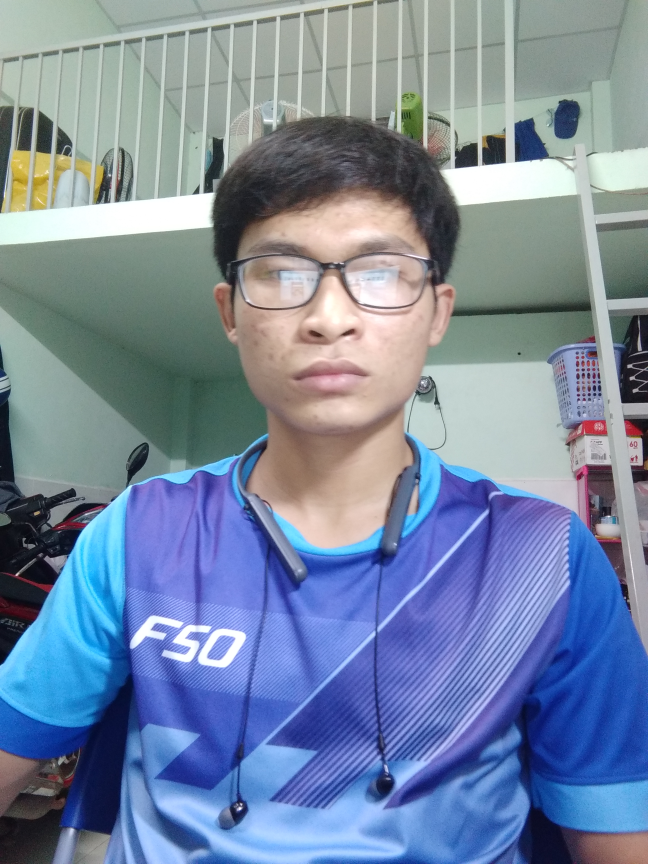
#> input picture FaceRecognition/15.jpg, 1944 x 2592 px (shown at 1/3 size)
$ python -i recognition_face.py   (imports and definitions only)
#> lines starting #> are read from the running program, lines starting #| are printed output that depends on the picture
#> further down, picture is the input picture: shape (2592, 1944, 3); mean B, G, R 161.9, 136.4, 120
import cv2
import os
import numpy as np
import time

lbp_face_cascade = cv2.CascadeClassifier('lbpcascade_frontalface.xml')
haar_classifier = cv2.CascadeClassifier('haarcascade_frontalface_default.xml')

# [7 lines left out: function detect_faces, not called in this run]

def face_detection(image):
    image_gray = cv2.cvtColor(image, cv2.COLOR_BGR2GRAY)
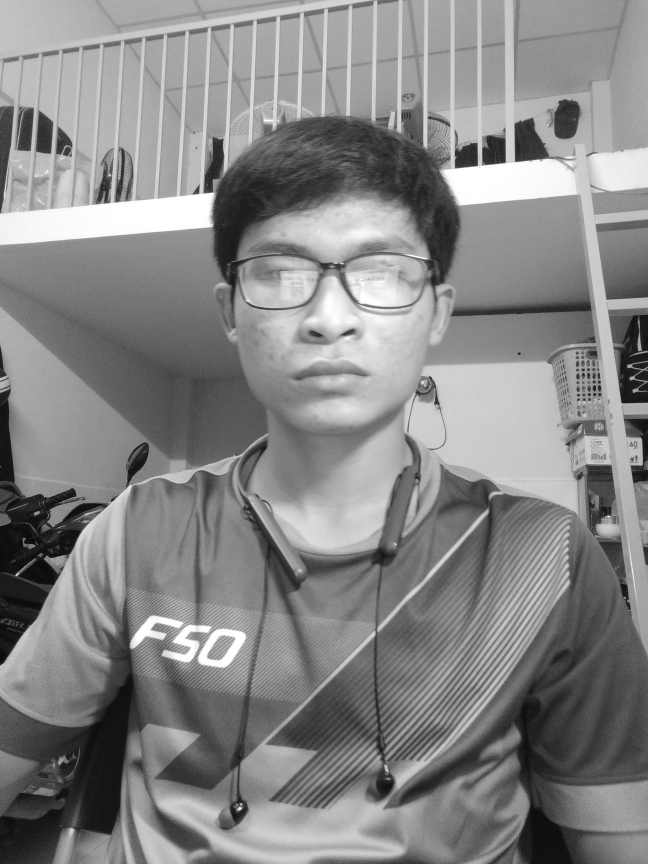
#> image_gray: shape (2592, 1944) (shown at 1/3 size); min 1, max 255, mean 134.4
    face = haar_classifier.detectMultiScale(image_gray, scaleFactor=1.2, minNeighbors=5)
#> face = [[614, 505, 731, 731]]
    (x,y,w,h) = face[0]
#> x = 614; y = 505; w = 731; h = 731
    image_gray= cv2.resize(image_gray[y:y+w, x:x+h], (200, 200), interpolation = cv2.INTER_AREA)
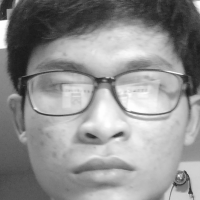
#> image_gray: shape (200, 200); min 26, max 255, mean 144.2
    return image_gray, face[0]


# [40 lines left out: functions prepare_data, transfer_datas, not called in this run]
# [24 lines of commented-out code are left out]

recognizer = cv2.face.LBPHFaceRecognizer_create()
# # recognizer = cv2.face.EigenFaceRecognizer_create()
# recognizer = cv2.face.FisherFaceRecognizer_create()
# [3 lines not run here, left out]
# lbp_detected_img = detect_faces(lbp_face_cascade, test)
# predict_result = recognizer.predict(lbp_detected_img)
# print(predict_result)
# [1 line that did not run here, left out]
# [1 line that did not run here, left out]
# [15 lines not run here, left out]

>>> import cv2
>>> picture = cv2.imread('FaceRecognition/15.jpg')
>>> result = face_detection(picture)

$ run again, on FaceRecognition/1.jpg
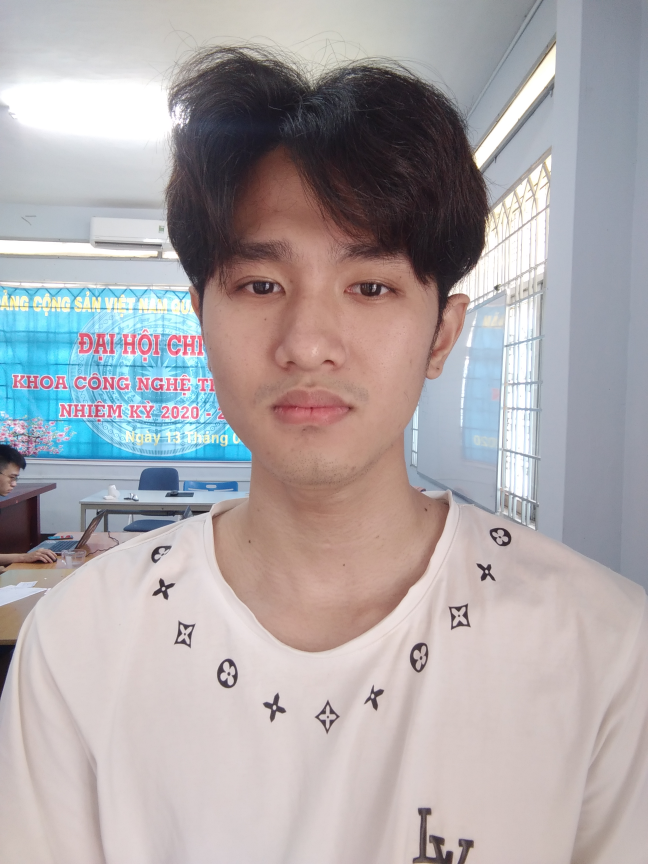
#> input picture FaceRecognition/1.jpg, 1944 x 2592 px (shown at 1/3 size)
#> picture is the input picture: shape (2592, 1944, 3); mean B, G, R 169.2, 167.3, 173.8
#> in face_detection, `image_gray = cv2.cvtColor(image, cv2.COLOR_BGR2GRAY)`:
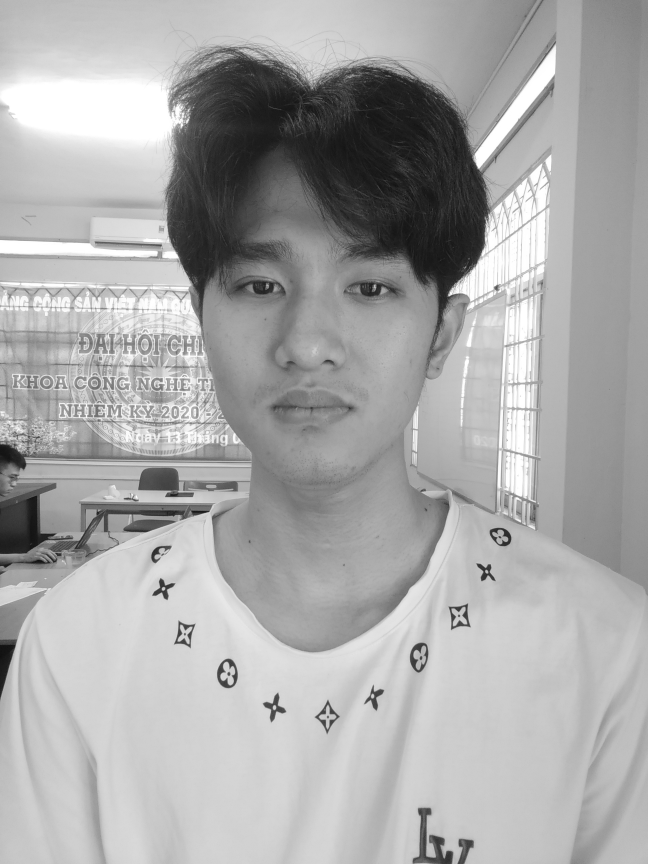
#> image_gray: shape (2592, 1944) (shown at 1/3 size); min 7, max 255, mean 169.5
#> face = [[443, 497, 976, 976]]
#> x = 443; y = 497; w = 976
#> in face_detection, `image_gray= cv2.resize(image_gray[y:y+w, x:x+h], (200, 200), interpola..`:
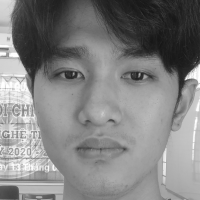
#> image_gray: shape (200, 200); min 22, max 255, mean 129.7

$ run again, on FaceRecognition/10.jpg
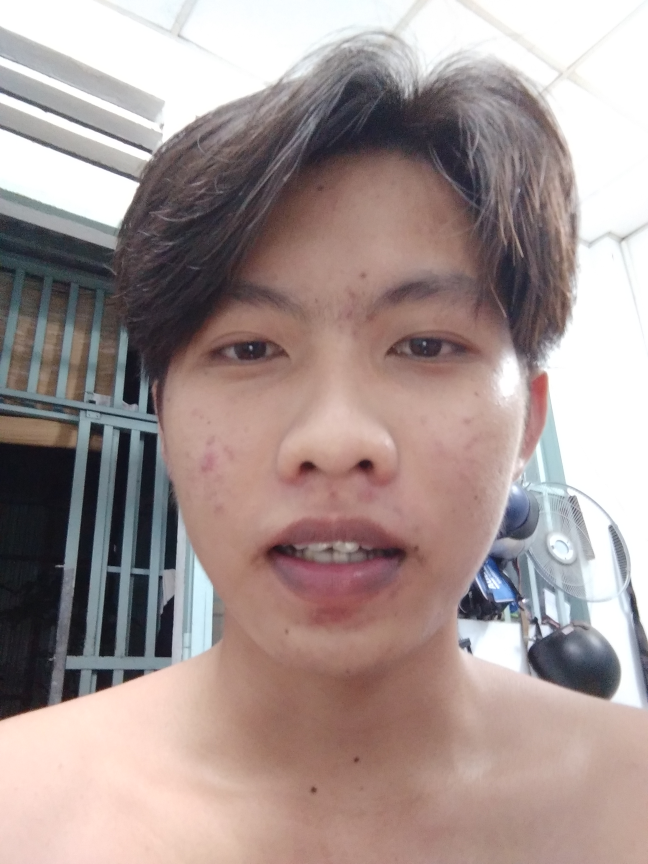
#> input picture FaceRecognition/10.jpg, 1944 x 2592 px (shown at 1/3 size)
#> picture is the input picture: shape (2592, 1944, 3); mean B, G, R 146.6, 149, 165.4
#> in face_detection, `image_gray = cv2.cvtColor(image, cv2.COLOR_BGR2GRAY)`:
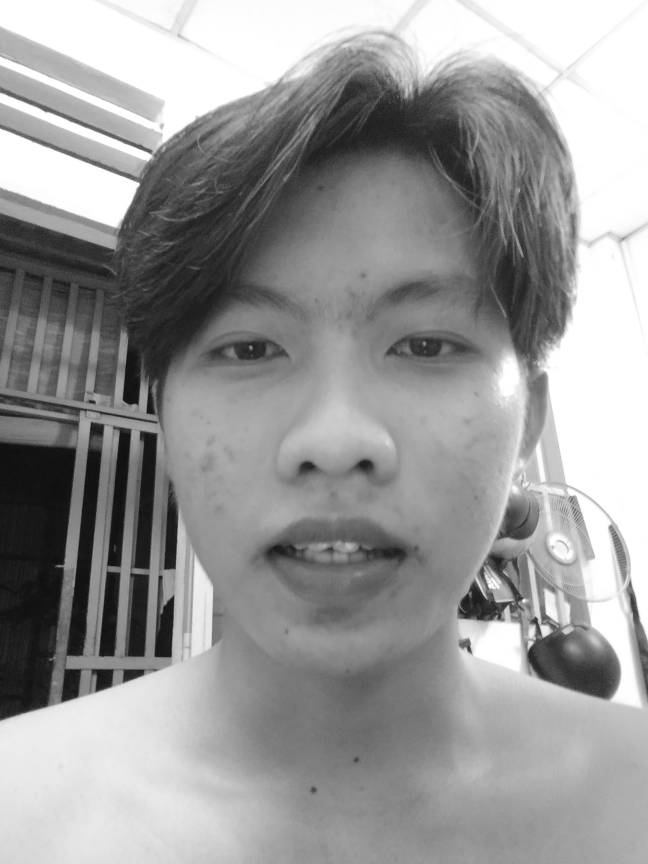
#> image_gray: shape (2592, 1944) (shown at 1/3 size); min 2, max 255, mean 153.7
#> face = [[317, 536, 1411, 1411]]
#> x = 317; y = 536; w = 1411
#> in face_detection, `image_gray= cv2.resize(image_gray[y:y+w, x:x+h], (200, 200), interpola..`:
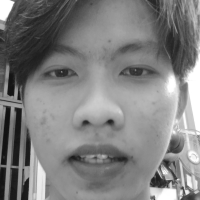
#> image_gray: shape (200, 200); min 17, max 255, mean 127.8
